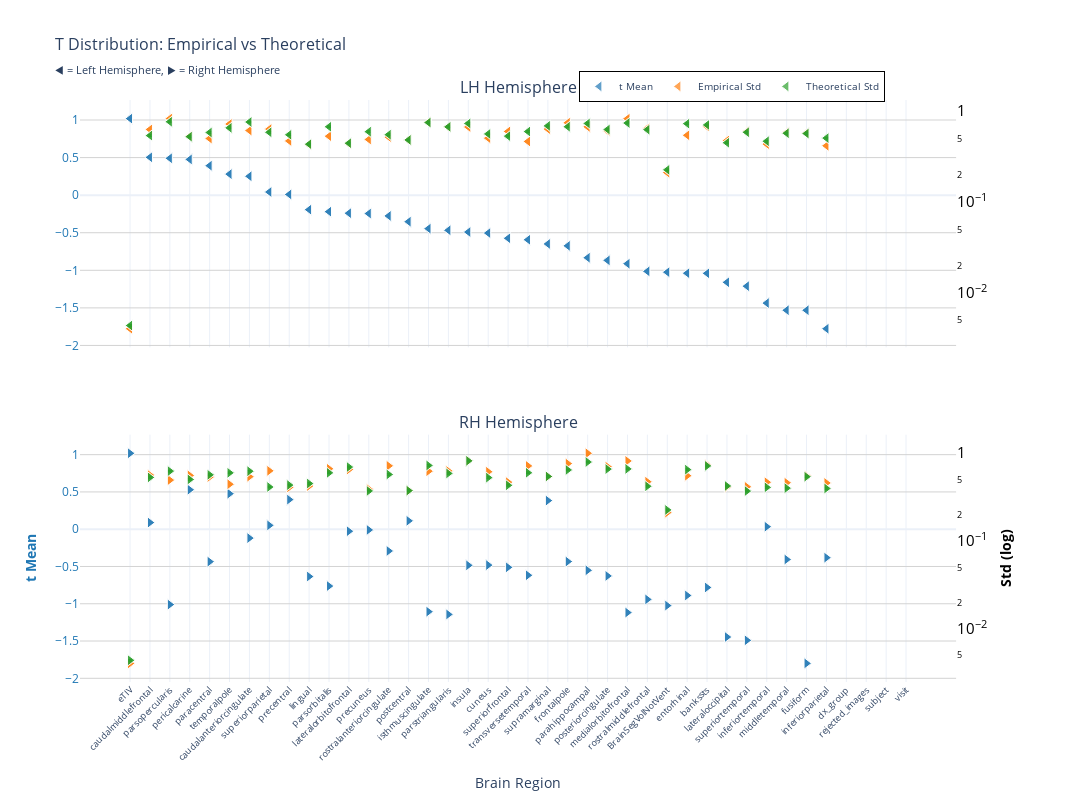
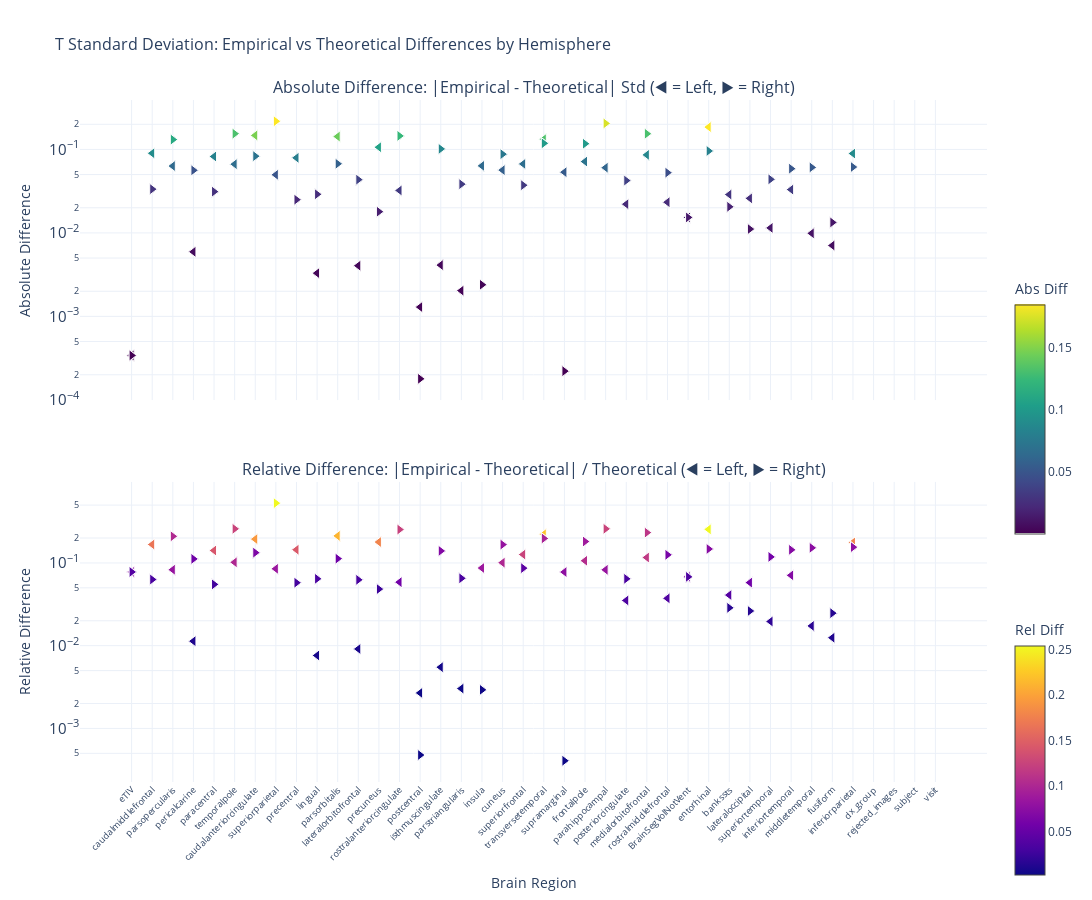

Notebook source saved alongside these figures, in order:
### Markdown cell above
### t-statistic

### Code cell
nu_nav = df_navr[(df_navr["study"] == "longitudinal") & (df_navr["group"] == "HC-PD")]
data_path = stats_dir / f"student_longitudinal_{METRIC}.parquet"
df, stats = get_test_stats(
    data_path, stat_functions_F, nu_nav, hemisphere=True, study="longitudinal"
)
show_figure(stats, hemisphere=True, stat_name="t", study="longitudinal", metric=METRIC)

### Figure 1 — Plotly figure (JSON) as saved in the notebook; plotly's stock layout.template omitted (floating-point values rounded to 4 significant figures)
{"data": [{"hovertemplate": "<b>%{x}</b><br>Mean t: %{y:.2f}<br><extra></extra>", "legendgroup": "mean", "marker": {"color": "#1f77b4", "line": {"color": "white", "width": 1}, "opacity": 0.7, "size": 10, "symbol": "triangle-left"}, "mode": "markers", "name": "t Mean", "showlegend": true, "type": "scatter", "x": ["eTIV", "eTIV", "caudalmiddlefrontal", "caudalmiddlefrontal", "parsopercularis", "parsopercularis", "pericalcarine", "pericalcarine", "paracentral", "paracentral", "temporalpole", "temporalpole", "caudalanteriorcingulate", "caudalanteriorcingulate", "superiorparietal", "superiorparietal", "precentral", "precentral", "lingual", "lingual", "parsorbitalis", "parsorbitalis", "lateralorbitofrontal", "lateralorbitofrontal", "precuneus", "precuneus", "rostralanteriorcingulate", "rostralanteriorcingulate", "postcentral", "postcentral", "isthmuscingulate", "isthmuscingulate", "parstriangularis", "parstriangularis", "insula", "insula", "cuneus", "cuneus", "superiorfrontal", "superiorfrontal", "transversetemporal", "transversetemporal", "supramarginal", "supramarginal", "frontalpole", "frontalpole", "parahippocampal", "parahippocampal", "posteriorcingulate", "posteriorcingulate", "medialorbitofrontal", "medialorbitofrontal", "rostralmiddlefrontal", "rostralmiddlefrontal", "BrainSegVolNotVent", "BrainSegVolNotVent", "entorhinal", "entorhinal", "bankssts", "bankssts", "lateraloccipital", "lateraloccipital", "superiortemporal", "superiortemporal", "inferiortemporal", "inferiortemporal", "middletemporal", "middletemporal", "fusiform", "fusiform", "inferiorparietal", "inferiorparietal", "dx_group", "rejected_images", "subject", "visit"], "xaxis": "x", "y": [1.019, 1.019, 0.5036, 0.5036, 0.4909, 0.4909, 0.4761, 0.4761, 0.3922, 0.3922, 0.2801, 0.2801, 0.2514, 0.2514, 0.04185, 0.04185, 0.009773, 0.009773, -0.1929, -0.1929, -0.2196, -0.2196, -0.2399, -0.2399, -0.2448, -0.2448, -0.2766, -0.2766, -0.3529, -0.3529, -0.4455, -0.4455, -0.4677, -0.4677, -0.4909, -0.4909, -0.5044, -0.5044, -0.5739, -0.5739, -0.5933, -0.5933, -0.6493, -0.6493, -0.6748, -0.6748, -0.8328, -0.8328, -0.8677, -0.8677, -0.9122, -0.9122, -1.014, -1.014, -1.025, -1.025, -1.039, -1.039, -1.04, -1.04, -1.16, -1.16, -1.211, -1.211, -1.436, -1.436, -1.531, -1.531, -1.531, -1.531, -1.777, -1.777, NaN, NaN, NaN, NaN], "yaxis": "y"}, {"hovertemplate": "<b>%{x}</b><br>Empirical Std: %{y:.3f}<br><extra></extra>", "legendgroup": "empirical", "marker": {"color": "#ff7f0e", "line": {"color": "white", "width": 1}, "opacity": 0.7, "size": 10, "symbol": "triangle-left"}, "mode": "markers", "name": "Empirical Std", "showlegend": true, "type": "scatter", "x": ["eTIV", "eTIV", "caudalmiddlefrontal", "caudalmiddlefrontal", "parsopercularis", "parsopercularis", "pericalcarine", "pericalcarine", "paracentral", "paracentral", "temporalpole", "temporalpole", "caudalanteriorcingulate", "caudalanteriorcingulate", "superiorparietal", "superiorparietal", "precentral", "precentral", "lingual", "lingual", "parsorbitalis", "parsorbitalis", "lateralorbitofrontal", "lateralorbitofrontal", "precuneus", "precuneus", "rostralanteriorcingulate", "rostralanteriorcingulate", "postcentral", "postcentral", "isthmuscingulate", "isthmuscingulate", "parstriangularis", "parstriangularis", "insula", "insula", "cuneus", "cuneus", "superiorfrontal", "superiorfrontal", "transversetemporal", "transversetemporal", "supramarginal", "supramarginal", "frontalpole", "frontalpole", "parahippocampal", "parahippocampal", "posteriorcingulate", "posteriorcingulate", "medialorbitofrontal", "medialorbitofrontal", "rostralmiddlefrontal", "rostralmiddlefrontal", "BrainSegVolNotVent", "BrainSegVolNotVent", "entorhinal", "entorhinal", "bankssts", "bankssts", "lateraloccipital", "lateraloccipital", "superiortemporal", "superiortemporal", "inferiortemporal", "inferiortemporal", "middletemporal", "middletemporal", "fusiform", "fusiform", "inferiorparietal", "inferiorparietal", "dx_group", "rejected_images", "subject", "visit"], "xaxis": "x", "y": [0.004039, 0.004039, 0.6281, 0.6281, 0.827, 0.827, 0.5294, 0.5294, 0.4995, 0.4995, 0.7209, 0.7209, 0.6117, 0.6117, 0.6346, 0.6346, 0.4697, 0.4697, 0.4296, 0.4296, 0.5298, 0.5298, 0.4397, 0.4397, 0.4877, 0.4877, 0.5183, 0.5183, 0.4805, 0.4805, 0.7534, 0.7534, 0.6692, 0.6692, 0.6688, 0.6688, 0.5046, 0.5046, 0.5977, 0.5977, 0.4636, 0.4636, 0.6345, 0.6345, 0.7448, 0.7448, 0.6711, 0.6711, 0.6052, 0.6052, 0.8257, 0.8257, 0.6482, 0.6482, 0.2106, 0.2106, 0.5424, 0.5424, 0.6758, 0.6758, 0.4746, 0.4746, 0.5968, 0.5968, 0.4335, 0.4335, 0.5811, 0.5811, 0.5735, 0.5735, 0.4156, 0.4156, NaN, NaN, NaN, NaN], "yaxis": "y2"}, {"error_y": {"array": [8.702e-05, 8.702e-05, 0.01069, 0.01069, 0.01518, 0.01518, 0.0104, 0.0104, 0.01156, 0.01156, 0.013, 0.013, 0.01508, 0.01508, 0.01162, 0.01162, 0.01091, 0.01091, 0.008602, 0.008602, 0.01336, 0.01336, 0.008816, 0.008816, 0.0118, 0.0118, 0.01094, 0.01094, 0.009572, 0.009572, 0.01489, 0.01489, 0.01334, 0.01334, 0.01455, 0.01455, 0.01115, 0.01115, 0.01054, 0.01054, 0.01184, 0.01184, 0.01367, 0.01367, 0.01338, 0.01338, 0.01454, 0.01454, 0.01246, 0.01246, 0.0147, 0.0147, 0.01242, 0.01242, 0.00449, 0.00449, 0.01446, 0.01446, 0.014, 0.014, 0.008915, 0.008915, 0.01163, 0.01163, 0.009269, 0.009269, 0.01135, 0.01135, 0.01125, 0.01125, 0.01003, 0.01003, NaN, NaN, NaN, NaN], "arrayminus": [8.529e-05, 8.529e-05, 0.01048, 0.01048, 0.01488, 0.01488, 0.0102, 0.0102, 0.01133, 0.01133, 0.01274, 0.01274, 0.01478, 0.01478, 0.01139, 0.01139, 0.01069, 0.01069, 0.008431, 0.008431, 0.0131, 0.0131, 0.008642, 0.008642, 0.01157, 0.01157, 0.01072, 0.01072, 0.009382, 0.009382, 0.01459, 0.01459, 0.01307, 0.01307, 0.01426, 0.01426, 0.01093, 0.01093, 0.01034, 0.01034, 0.0116, 0.0116, 0.0134, 0.0134, 0.01311, 0.01311, 0.01425, 0.01425, 0.01222, 0.01222, 0.01441, 0.01441, 0.01217, 0.01217, 0.0044, 0.0044, 0.01417, 0.01417, 0.01372, 0.01372, 0.008739, 0.008739, 0.0114, 0.0114, 0.009086, 0.009086, 0.01112, 0.01112, 0.01103, 0.01103, 0.009834, 0.009834, NaN, NaN, NaN, NaN], "color": "#2ca02c", "thickness": 1, "type": "data", "visible": true, "width": 2}, "hovertemplate": "<b>%{x}</b><br>Theoretical Std: %{y:.3f}<br><extra></extra>", "legendgroup": "theoretical", "marker": {"color": "#2ca02c", "line": {"color": "white", "width": 1}, "opacity": 0.7, "size": 10, "symbol": "triangle-left"}, "mode": "markers", "name": "Theoretical Std", "showlegend": true, "type": "scatter", "x": ["eTIV", "eTIV", "caudalmiddlefrontal", "caudalmiddlefrontal", "parsopercularis", "parsopercularis", "pericalcarine", "pericalcarine", "paracentral", "paracentral", "temporalpole", "temporalpole", "caudalanteriorcingulate", "caudalanteriorcingulate", "superiorparietal", "superiorparietal", "precentral", "precentral", "lingual", "lingual", "parsorbitalis", "parsorbitalis", "lateralorbitofrontal", "lateralorbitofrontal", "precuneus", "precuneus", "rostralanteriorcingulate", "rostralanteriorcingulate", "postcentral", "postcentral", "isthmuscingulate", "isthmuscingulate", "parstriangularis", "parstriangularis", "insula", "insula", "cuneus", "cuneus", "superiorfrontal", "superiorfrontal", "transversetemporal", "transversetemporal", "supramarginal", "supramarginal", "frontalpole", "frontalpole", "parahippocampal", "parahippocampal", "posteriorcingulate", "posteriorcingulate", "medialorbitofrontal", "medialorbitofrontal", "rostralmiddlefrontal", "rostralmiddlefrontal", "BrainSegVolNotVent", "BrainSegVolNotVent", "entorhinal", "entorhinal", "bankssts", "bankssts", "lateraloccipital", "lateraloccipital", "superiortemporal", "superiortemporal", "inferiortemporal", "inferiortemporal", "middletemporal", "middletemporal", "fusiform", "fusiform", "inferiorparietal", "inferiorparietal", "dx_group", "rejected_images", "subject", "visit"], "xaxis": "x", "y": [0.004379, 0.004379, 0.5382, 0.5382, 0.7638, 0.7638, 0.5235, 0.5235, 0.5818, 0.5818, 0.6543, 0.6543, 0.759, 0.759, 0.585, 0.585, 0.549, 0.549, 0.4329, 0.4329, 0.6725, 0.6725, 0.4437, 0.4437, 0.594, 0.594, 0.5506, 0.5506, 0.4818, 0.4818, 0.7493, 0.7493, 0.6712, 0.6712, 0.7323, 0.7323, 0.5611, 0.5611, 0.5307, 0.5307, 0.5959, 0.5959, 0.6879, 0.6879, 0.6732, 0.6732, 0.7315, 0.7315, 0.6273, 0.6273, 0.7397, 0.7397, 0.6249, 0.6249, 0.226, 0.226, 0.7276, 0.7276, 0.7046, 0.7046, 0.4487, 0.4487, 0.5853, 0.5853, 0.4665, 0.4665, 0.5712, 0.5712, 0.5664, 0.5664, 0.5049, 0.5049, NaN, NaN, NaN, NaN], "yaxis": "y2"}, {"hovertemplate": "<b>%{x}</b><br>Mean t: %{y:.2f}<br><extra></extra>", "legendgroup": "mean", "marker": {"color": "#1f77b4", "line": {"color": "white", "width": 1}, "opacity": 0.7, "size": 10, "symbol": "triangle-right"}, "mode": "markers", "name": "t Mean", "showlegend": false, "type": "scatter", "x": ["eTIV", "eTIV", "pericalcarine", "pericalcarine", "temporalpole", "temporalpole", "precentral", "precentral", "supramarginal", "supramarginal", "postcentral", "postcentral", "caudalmiddlefrontal", "caudalmiddlefrontal", "superiorparietal", "superiorparietal", "inferiortemporal", "inferiortemporal", "precuneus", "precuneus", "lateralorbitofrontal", "lateralorbitofrontal", "caudalanteriorcingulate", "caudalanteriorcingulate", "rostralanteriorcingulate", "rostralanteriorcingulate", "inferiorparietal", "inferiorparietal", "middletemporal", "middletemporal", "frontalpole", "frontalpole", "paracentral", "paracentral", "cuneus", "cuneus", "insula", "insula", "superiorfrontal", "superiorfrontal", "parahippocampal", "parahippocampal", "transversetemporal", "transversetemporal", "posteriorcingulate", "posteriorcingulate", "lingual", "lingual", "parsorbitalis", "parsorbitalis", "bankssts", "bankssts", "entorhinal", "entorhinal", "rostralmiddlefrontal", "rostralmiddlefrontal", "parsopercularis", "parsopercularis", "BrainSegVolNotVent", "BrainSegVolNotVent", "isthmuscingulate", "isthmuscingulate", "medialorbitofrontal", "medialorbitofrontal", "parstriangularis", "parstriangularis", "lateraloccipital", "lateraloccipital", "superiortemporal", "superiortemporal", "fusiform", "fusiform", "dx_group", "rejected_images", "subject", "visit"], "xaxis": "x2", "y": [1.019, 1.019, 0.5294, 0.5294, 0.4764, 0.4764, 0.3969, 0.3969, 0.3838, 0.3838, 0.1122, 0.1122, 0.08927, 0.08927, 0.05151, 0.05151, 0.03375, 0.03375, -0.009612, -0.009612, -0.02707, -0.02707, -0.1193, -0.1193, -0.2919, -0.2919, -0.3816, -0.3816, -0.4063, -0.4063, -0.434, -0.434, -0.4353, -0.4353, -0.4818, -0.4818, -0.4847, -0.4847, -0.5116, -0.5116, -0.5519, -0.5519, -0.6181, -0.6181, -0.6268, -0.6268, -0.6347, -0.6347, -0.7628, -0.7628, -0.7816, -0.7816, -0.8889, -0.8889, -0.9417, -0.9417, -1.011, -1.011, -1.025, -1.025, -1.106, -1.106, -1.118, -1.118, -1.143, -1.143, -1.446, -1.446, -1.491, -1.491, -1.8, -1.8, NaN, NaN, NaN, NaN], "yaxis": "y3"}, {"hovertemplate": "<b>%{x}</b><br>Empirical Std: %{y:.3f}<br><extra></extra>", "legendgroup": "empirical", "marker": {"color": "#ff7f0e", "line": {"color": "white", "width": 1}, "opacity": 0.7, "size": 10, "symbol": "triangle-right"}, "mode": "markers", "name": "Empirical Std", "showlegend": false, "type": "scatter", "x": ["eTIV", "eTIV", "pericalcarine", "pericalcarine", "temporalpole", "temporalpole", "precentral", "precentral", "supramarginal", "supramarginal", "postcentral", "postcentral", "caudalmiddlefrontal", "caudalmiddlefrontal", "superiorparietal", "superiorparietal", "inferiortemporal", "inferiortemporal", "precuneus", "precuneus", "lateralorbitofrontal", "lateralorbitofrontal", "caudalanteriorcingulate", "caudalanteriorcingulate", "rostralanteriorcingulate", "rostralanteriorcingulate", "inferiorparietal", "inferiorparietal", "middletemporal", "middletemporal", "frontalpole", "frontalpole", "paracentral", "paracentral", "cuneus", "cuneus", "insula", "insula", "superiorfrontal", "superiorfrontal", "parahippocampal", "parahippocampal", "transversetemporal", "transversetemporal", "posteriorcingulate", "posteriorcingulate", "lingual", "lingual", "parsorbitalis", "parsorbitalis", "bankssts", "bankssts", "entorhinal", "entorhinal", "rostralmiddlefrontal", "rostralmiddlefrontal", "parsopercularis", "parsopercularis", "BrainSegVolNotVent", "BrainSegVolNotVent", "isthmuscingulate", "isthmuscingulate", "medialorbitofrontal", "medialorbitofrontal", "parstriangularis", "parstriangularis", "lateraloccipital", "lateraloccipital", "superiortemporal", "superiortemporal", "fusiform", "fusiform", "dx_group", "rejected_images", "subject", "visit"], "xaxis": "x2", "y": [0.004039, 0.004039, 0.5589, 0.5589, 0.4431, 0.4431, 0.4084, 0.4084, 0.5434, 0.5434, 0.3749, 0.3749, 0.5634, 0.5634, 0.6296, 0.6296, 0.4671, 0.4671, 0.3898, 0.3898, 0.6519, 0.6519, 0.5408, 0.5408, 0.7181, 0.7181, 0.4582, 0.4582, 0.461, 0.461, 0.7617, 0.7617, 0.5358, 0.5358, 0.6147, 0.6147, 0.8206, 0.8206, 0.4682, 0.4682, 0.9985, 0.9985, 0.7167, 0.7167, 0.7018, 0.7018, 0.4226, 0.4226, 0.6648, 0.6648, 0.7375, 0.7375, 0.5541, 0.5541, 0.4732, 0.4732, 0.4941, 0.4941, 0.2106, 0.2106, 0.6242, 0.6242, 0.8164, 0.8164, 0.6269, 0.6269, 0.4123, 0.4123, 0.4142, 0.4142, 0.5534, 0.5534, NaN, NaN, NaN, NaN], "yaxis": "y4"}, {"error_y": {"array": [8.702e-05, 8.702e-05, 0.009988, 0.009988, 0.01187, 0.01187, 0.008611, 0.008611, 0.0108, 0.0108, 0.007446, 0.007446, 0.01053, 0.01053, 0.00819, 0.00819, 0.008114, 0.008114, 0.007387, 0.007387, 0.01382, 0.01382, 0.0124, 0.0124, 0.01138, 0.01138, 0.007881, 0.007881, 0.00795, 0.00795, 0.01281, 0.01281, 0.01127, 0.01127, 0.01047, 0.01047, 0.01626, 0.01626, 0.008562, 0.008562, 0.01577, 0.01577, 0.01189, 0.01189, 0.0131, 0.0131, 0.008974, 0.008974, 0.01187, 0.01187, 0.01425, 0.01425, 0.01291, 0.01291, 0.008356, 0.008356, 0.01242, 0.01242, 0.00449, 0.00449, 0.01442, 0.01442, 0.01316, 0.01316, 0.01169, 0.01169, 0.008412, 0.008412, 0.00736, 0.00736, 0.01073, 0.01073, NaN, NaN, NaN, NaN], "arrayminus": [8.529e-05, 8.529e-05, 0.00979, 0.00979, 0.01164, 0.01164, 0.00844, 0.00844, 0.01059, 0.01059, 0.007298, 0.007298, 0.01032, 0.01032, 0.008027, 0.008027, 0.007953, 0.007953, 0.007241, 0.007241, 0.01354, 0.01354, 0.01215, 0.01215, 0.01116, 0.01116, 0.007725, 0.007725, 0.007793, 0.007793, 0.01256, 0.01256, 0.01104, 0.01104, 0.01026, 0.01026, 0.01593, 0.01593, 0.008392, 0.008392, 0.01545, 0.01545, 0.01165, 0.01165, 0.01284, 0.01284, 0.008796, 0.008796, 0.01164, 0.01164, 0.01396, 0.01396, 0.01266, 0.01266, 0.00819, 0.00819, 0.01218, 0.01218, 0.0044, 0.0044, 0.01413, 0.01413, 0.0129, 0.0129, 0.01146, 0.01146, 0.008245, 0.008245, 0.007214, 0.007214, 0.01052, 0.01052, NaN, NaN, NaN, NaN], "color": "#2ca02c", "thickness": 1, "type": "data", "visible": true, "width": 2}, "hovertemplate": "<b>%{x}</b><br>Theoretical Std: %{y:.3f}<br><extra></extra>", "legendgroup": "theoretical", "marker": {"color": "#2ca02c", "line": {"color": "white", "width": 1}, "opacity": 0.7, "size": 10, "symbol": "triangle-right"}, "mode": "markers", "name": "Theoretical Std", "showlegend": false, "type": "scatter", "x": ["eTIV", "eTIV", "pericalcarine", "pericalcarine", "temporalpole", "temporalpole", "precentral", "precentral", "supramarginal", "supramarginal", "postcentral", "postcentral", "caudalmiddlefrontal", "caudalmiddlefrontal", "superiorparietal", "superiorparietal", "inferiortemporal", "inferiortemporal", "precuneus", "precuneus", "lateralorbitofrontal", "lateralorbitofrontal", "caudalanteriorcingulate", "caudalanteriorcingulate", "rostralanteriorcingulate", "rostralanteriorcingulate", "inferiorparietal", "inferiorparietal", "middletemporal", "middletemporal", "frontalpole", "frontalpole", "paracentral", "paracentral", "cuneus", "cuneus", "insula", "insula", "superiorfrontal", "superiorfrontal", "parahippocampal", "parahippocampal", "transversetemporal", "transversetemporal", "posteriorcingulate", "posteriorcingulate", "lingual", "lingual", "parsorbitalis", "parsorbitalis", "bankssts", "bankssts", "entorhinal", "entorhinal", "rostralmiddlefrontal", "rostralmiddlefrontal", "parsopercularis", "parsopercularis", "BrainSegVolNotVent", "BrainSegVolNotVent", "isthmuscingulate", "isthmuscingulate", "medialorbitofrontal", "medialorbitofrontal", "parstriangularis", "parstriangularis", "lateraloccipital", "lateraloccipital", "superiortemporal", "superiortemporal", "fusiform", "fusiform", "dx_group", "rejected_images", "subject", "visit"], "xaxis": "x2", "y": [0.004379, 0.004379, 0.5027, 0.5027, 0.5975, 0.5975, 0.4334, 0.4334, 0.5436, 0.5436, 0.3747, 0.3747, 0.5299, 0.5299, 0.4122, 0.4122, 0.4084, 0.4084, 0.3718, 0.3718, 0.6953, 0.6953, 0.6238, 0.6238, 0.5729, 0.5729, 0.3967, 0.3967, 0.4001, 0.4001, 0.6447, 0.6447, 0.567, 0.567, 0.5269, 0.5269, 0.8182, 0.8182, 0.4309, 0.4309, 0.7935, 0.7935, 0.5984, 0.5984, 0.6595, 0.6595, 0.4517, 0.4517, 0.5975, 0.5975, 0.7169, 0.7169, 0.6499, 0.6499, 0.4205, 0.4205, 0.6252, 0.6252, 0.226, 0.226, 0.7256, 0.7256, 0.6623, 0.6623, 0.5885, 0.5885, 0.4234, 0.4234, 0.3704, 0.3704, 0.5401, 0.5401, NaN, NaN, NaN, NaN], "yaxis": "y4"}], "layout": {"annotations": [{"font": {"size": 16}, "showarrow": false, "text": "LH Hemisphere", "x": 0.47, "xanchor": "center", "xref": "paper", "y": 1, "yanchor": "bottom", "yref": "paper"}, {"font": {"size": 16}, "showarrow": false, "text": "RH Hemisphere", "x": 0.47, "xanchor": "center", "xref": "paper", "y": 0.425, "yanchor": "bottom", "yref": "paper"}], "height": 800, "hovermode": "x", "legend": {"bgcolor": "rgba(255, 255, 255, 0.9)", "bordercolor": "black", "borderwidth": 1, "font": {"size": 10}, "orientation": "h", "x": 0.7, "xanchor": "center", "y": 1.05}, "title": {"font": {"size": 16}, "text": "T Distribution: Empirical vs Theoretical<br><sub>◀ = Left Hemisphere, ▶ = Right Hemisphere</sub>"}, "width": 1400, "xaxis": {"anchor": "y", "domain": [0, 0.94], "matches": "x2", "showticklabels": false}, "xaxis2": {"anchor": "y3", "domain": [0, 0.94], "tickangle": -45, "tickfont": {"size": 9}, "title": {"text": "Brain Region"}}, "yaxis": {"anchor": "x", "domain": [0.575, 1], "gridcolor": "lightgray", "showgrid": true, "tickfont": {"color": "#1f77b4"}, "title": {"font": {"color": "#1f77b4"}, "text": ""}}, "yaxis2": {"anchor": "x", "exponentformat": "power", "overlaying": "y", "showgrid": false, "side": "right", "tickfont": {"color": "black"}, "title": {"font": {"color": "black"}, "text": ""}, "type": "log"}, "yaxis3": {"anchor": "x2", "domain": [0, 0.425], "gridcolor": "lightgray", "showgrid": true, "tickfont": {"color": "#1f77b4"}, "title": {"font": {"color": "#1f77b4"}, "text": "<b>t Mean</b>"}}, "yaxis4": {"anchor": "x2", "exponentformat": "power", "overlaying": "y3", "showgrid": false, "side": "right", "tickfont": {"color": "black"}, "title": {"font": {"color": "black"}, "text": "<b>Std (log)</b>"}, "type": "log"}}}

### Figure 2 — Plotly figure (JSON) as saved in the notebook; plotly's stock layout.template omitted (floating-point values rounded to 4 significant figures)
{"data": [{"hovertemplate": "<b>%{x}</b><br>Hemisphere: %{text}<br>Abs Diff: %{y:.4f}<br><extra></extra>", "legendgroup": "abs_lh", "marker": {"color": [0.0003408, 0.0003408, 0.08995, 0.08995, 0.06324, 0.06324, 0.005937, 0.005937, 0.08225, 0.08225, 0.06659, 0.06659, 0.1472, 0.1472, 0.04968, 0.04968, 0.07931, 0.07931, 0.003296, 0.003296, 0.1427, 0.1427, 0.004048, 0.004048, 0.1062, 0.1062, 0.03225, 0.03225, 0.001293, 0.001293, 0.004116, 0.004116, 0.002034, 0.002034, 0.06355, 0.06355, 0.05652, 0.05652, 0.06703, 0.06703, 0.1323, 0.1323, 0.05338, 0.05338, 0.07155, 0.07155, 0.06042, 0.06042, 0.02209, 0.02209, 0.08599, 0.08599, 0.02332, 0.02332, 0.01534, 0.01534, 0.1852, 0.1852, 0.02881, 0.02881, 0.02594, 0.02594, 0.01148, 0.01148, 0.03304, 0.03304, 0.009892, 0.009892, 0.007068, 0.007068, 0.08932, 0.08932, NaN, NaN, NaN, NaN], "colorbar": {"len": 0.4, "title": {"text": "Abs Diff"}, "y": 0.75, "yanchor": "top"}, "colorscale": [[0, "#440154"], [0.1111, "#482878"], [0.2222, "#3e4989"], [0.3333, "#31688e"], [0.4444, "#26828e"], [0.5556, "#1f9e89"], [0.6667, "#35b779"], [0.7778, "#6ece58"], [0.8889, "#b5de2b"], [1, "#fde725"]], "line": {"color": "white", "width": 1}, "showscale": true, "size": 10, "symbol": "triangle-left"}, "mode": "markers", "name": "Absolute (lh)", "showlegend": false, "text": ["lh", "lh", "lh", "lh", "lh", "lh", "lh", "lh", "lh", "lh", "lh", "lh", "lh", "lh", "lh", "lh", "lh", "lh", "lh", "lh", "lh", "lh", "lh", "lh", "lh", "lh", "lh", "lh", "lh", "lh", "lh", "lh", "lh", "lh", "lh", "lh", "lh", "lh", "lh", "lh", "lh", "lh", "lh", "lh", "lh", "lh", "lh", "lh", "lh", "lh", "lh", "lh", "lh", "lh", "lh", "lh", "lh", "lh", "lh", "lh", "lh", "lh", "lh", "lh", "lh", "lh", "lh", "lh", "lh", "lh", "lh", "lh", "lh", "lh", "lh", "lh"], "type": "scatter", "x": ["eTIV", "eTIV", "caudalmiddlefrontal", "caudalmiddlefrontal", "parsopercularis", "parsopercularis", "pericalcarine", "pericalcarine", "paracentral", "paracentral", "temporalpole", "temporalpole", "caudalanteriorcingulate", "caudalanteriorcingulate", "superiorparietal", "superiorparietal", "precentral", "precentral", "lingual", "lingual", "parsorbitalis", "parsorbitalis", "lateralorbitofrontal", "lateralorbitofrontal", "precuneus", "precuneus", "rostralanteriorcingulate", "rostralanteriorcingulate", "postcentral", "postcentral", "isthmuscingulate", "isthmuscingulate", "parstriangularis", "parstriangularis", "insula", "insula", "cuneus", "cuneus", "superiorfrontal", "superiorfrontal", "transversetemporal", "transversetemporal", "supramarginal", "supramarginal", "frontalpole", "frontalpole", "parahippocampal", "parahippocampal", "posteriorcingulate", "posteriorcingulate", "medialorbitofrontal", "medialorbitofrontal", "rostralmiddlefrontal", "rostralmiddlefrontal", "BrainSegVolNotVent", "BrainSegVolNotVent", "entorhinal", "entorhinal", "bankssts", "bankssts", "lateraloccipital", "lateraloccipital", "superiortemporal", "superiortemporal", "inferiortemporal", "inferiortemporal", "middletemporal", "middletemporal", "fusiform", "fusiform", "inferiorparietal", "inferiorparietal", "dx_group", "rejected_images", "subject", "visit"], "xaxis": "x", "y": [0.0003408, 0.0003408, 0.08995, 0.08995, 0.06324, 0.06324, 0.005937, 0.005937, 0.08225, 0.08225, 0.06659, 0.06659, 0.1472, 0.1472, 0.04968, 0.04968, 0.07931, 0.07931, 0.003296, 0.003296, 0.1427, 0.1427, 0.004048, 0.004048, 0.1062, 0.1062, 0.03225, 0.03225, 0.001293, 0.001293, 0.004116, 0.004116, 0.002034, 0.002034, 0.06355, 0.06355, 0.05652, 0.05652, 0.06703, 0.06703, 0.1323, 0.1323, 0.05338, 0.05338, 0.07155, 0.07155, 0.06042, 0.06042, 0.02209, 0.02209, 0.08599, 0.08599, 0.02332, 0.02332, 0.01534, 0.01534, 0.1852, 0.1852, 0.02881, 0.02881, 0.02594, 0.02594, 0.01148, 0.01148, 0.03304, 0.03304, 0.009892, 0.009892, 0.007068, 0.007068, 0.08932, 0.08932, NaN, NaN, NaN, NaN], "yaxis": "y"}, {"hovertemplate": "<b>%{x}</b><br>Hemisphere: %{text}<br>Rel Diff: %{y:.2%}<br><extra></extra>", "legendgroup": "rel_lh", "marker": {"color": [0.07782, 0.07782, 0.1671, 0.1671, 0.08279, 0.08279, 0.01134, 0.01134, 0.1414, 0.1414, 0.1018, 0.1018, 0.194, 0.194, 0.08492, 0.08492, 0.1445, 0.1445, 0.007614, 0.007614, 0.2121, 0.2121, 0.009122, 0.009122, 0.1788, 0.1788, 0.05858, 0.05858, 0.002684, 0.002684, 0.005494, 0.005494, 0.003031, 0.003031, 0.08678, 0.08678, 0.1007, 0.1007, 0.1263, 0.1263, 0.222, 0.222, 0.0776, 0.0776, 0.1063, 0.1063, 0.08259, 0.08259, 0.03522, 0.03522, 0.1163, 0.1163, 0.03732, 0.03732, 0.06787, 0.06787, 0.2545, 0.2545, 0.04089, 0.04089, 0.05782, 0.05782, 0.01962, 0.01962, 0.07081, 0.07081, 0.01732, 0.01732, 0.01248, 0.01248, 0.1769, 0.1769, NaN, NaN, NaN, NaN], "colorbar": {"len": 0.4, "title": {"text": "Rel Diff"}, "y": 0.25, "yanchor": "top"}, "colorscale": [[0, "#0d0887"], [0.1111, "#46039f"], [0.2222, "#7201a8"], [0.3333, "#9c179e"], [0.4444, "#bd3786"], [0.5556, "#d8576b"], [0.6667, "#ed7953"], [0.7778, "#fb9f3a"], [0.8889, "#fdca26"], [1, "#f0f921"]], "line": {"color": "white", "width": 1}, "showscale": true, "size": 10, "symbol": "triangle-left"}, "mode": "markers", "name": "Relative (lh)", "showlegend": false, "text": ["lh", "lh", "lh", "lh", "lh", "lh", "lh", "lh", "lh", "lh", "lh", "lh", "lh", "lh", "lh", "lh", "lh", "lh", "lh", "lh", "lh", "lh", "lh", "lh", "lh", "lh", "lh", "lh", "lh", "lh", "lh", "lh", "lh", "lh", "lh", "lh", "lh", "lh", "lh", "lh", "lh", "lh", "lh", "lh", "lh", "lh", "lh", "lh", "lh", "lh", "lh", "lh", "lh", "lh", "lh", "lh", "lh", "lh", "lh", "lh", "lh", "lh", "lh", "lh", "lh", "lh", "lh", "lh", "lh", "lh", "lh", "lh", "lh", "lh", "lh", "lh"], "type": "scatter", "x": ["eTIV", "eTIV", "caudalmiddlefrontal", "caudalmiddlefrontal", "parsopercularis", "parsopercularis", "pericalcarine", "pericalcarine", "paracentral", "paracentral", "temporalpole", "temporalpole", "caudalanteriorcingulate", "caudalanteriorcingulate", "superiorparietal", "superiorparietal", "precentral", "precentral", "lingual", "lingual", "parsorbitalis", "parsorbitalis", "lateralorbitofrontal", "lateralorbitofrontal", "precuneus", "precuneus", "rostralanteriorcingulate", "rostralanteriorcingulate", "postcentral", "postcentral", "isthmuscingulate", "isthmuscingulate", "parstriangularis", "parstriangularis", "insula", "insula", "cuneus", "cuneus", "superiorfrontal", "superiorfrontal", "transversetemporal", "transversetemporal", "supramarginal", "supramarginal", "frontalpole", "frontalpole", "parahippocampal", "parahippocampal", "posteriorcingulate", "posteriorcingulate", "medialorbitofrontal", "medialorbitofrontal", "rostralmiddlefrontal", "rostralmiddlefrontal", "BrainSegVolNotVent", "BrainSegVolNotVent", "entorhinal", "entorhinal", "bankssts", "bankssts", "lateraloccipital", "lateraloccipital", "superiortemporal", "superiortemporal", "inferiortemporal", "inferiortemporal", "middletemporal", "middletemporal", "fusiform", "fusiform", "inferiorparietal", "inferiorparietal", "dx_group", "rejected_images", "subject", "visit"], "xaxis": "x2", "y": [0.07782, 0.07782, 0.1671, 0.1671, 0.08279, 0.08279, 0.01134, 0.01134, 0.1414, 0.1414, 0.1018, 0.1018, 0.194, 0.194, 0.08492, 0.08492, 0.1445, 0.1445, 0.007614, 0.007614, 0.2121, 0.2121, 0.009122, 0.009122, 0.1788, 0.1788, 0.05858, 0.05858, 0.002684, 0.002684, 0.005494, 0.005494, 0.003031, 0.003031, 0.08678, 0.08678, 0.1007, 0.1007, 0.1263, 0.1263, 0.222, 0.222, 0.0776, 0.0776, 0.1063, 0.1063, 0.08259, 0.08259, 0.03522, 0.03522, 0.1163, 0.1163, 0.03732, 0.03732, 0.06787, 0.06787, 0.2545, 0.2545, 0.04089, 0.04089, 0.05782, 0.05782, 0.01962, 0.01962, 0.07081, 0.07081, 0.01732, 0.01732, 0.01248, 0.01248, 0.1769, 0.1769, NaN, NaN, NaN, NaN], "yaxis": "y2"}, {"hovertemplate": "<b>%{x}</b><br>Hemisphere: %{text}<br>Abs Diff: %{y:.4f}<br><extra></extra>", "legendgroup": "abs_rh", "marker": {"color": [0.0003408, 0.0003408, 0.05622, 0.05622, 0.1544, 0.1544, 0.02501, 0.02501, 0.0002211, 0.0002211, 0.0001788, 0.0001788, 0.03343, 0.03343, 0.2175, 0.2175, 0.05879, 0.05879, 0.01796, 0.01796, 0.04345, 0.04345, 0.08304, 0.08304, 0.1451, 0.1451, 0.06153, 0.06153, 0.06089, 0.06089, 0.117, 0.117, 0.03121, 0.03121, 0.08778, 0.08778, 0.002394, 0.002394, 0.03728, 0.03728, 0.2049, 0.2049, 0.1183, 0.1183, 0.04238, 0.04238, 0.02903, 0.02903, 0.06732, 0.06732, 0.02055, 0.02055, 0.09581, 0.09581, 0.05268, 0.05268, 0.1311, 0.1311, 0.01534, 0.01534, 0.1014, 0.1014, 0.1541, 0.1541, 0.03838, 0.03838, 0.01112, 0.01112, 0.04381, 0.04381, 0.01335, 0.01335, NaN, NaN, NaN, NaN], "colorbar": {"len": 0.4, "title": {"text": "Abs Diff"}, "y": 0.75, "yanchor": "top"}, "colorscale": [[0, "#440154"], [0.1111, "#482878"], [0.2222, "#3e4989"], [0.3333, "#31688e"], [0.4444, "#26828e"], [0.5556, "#1f9e89"], [0.6667, "#35b779"], [0.7778, "#6ece58"], [0.8889, "#b5de2b"], [1, "#fde725"]], "line": {"color": "white", "width": 1}, "showscale": false, "size": 10, "symbol": "triangle-right"}, "mode": "markers", "name": "Absolute (rh)", "showlegend": false, "text": ["rh", "rh", "rh", "rh", "rh", "rh", "rh", "rh", "rh", "rh", "rh", "rh", "rh", "rh", "rh", "rh", "rh", "rh", "rh", "rh", "rh", "rh", "rh", "rh", "rh", "rh", "rh", "rh", "rh", "rh", "rh", "rh", "rh", "rh", "rh", "rh", "rh", "rh", "rh", "rh", "rh", "rh", "rh", "rh", "rh", "rh", "rh", "rh", "rh", "rh", "rh", "rh", "rh", "rh", "rh", "rh", "rh", "rh", "rh", "rh", "rh", "rh", "rh", "rh", "rh", "rh", "rh", "rh", "rh", "rh", "rh", "rh", "rh", "rh", "rh", "rh"], "type": "scatter", "x": ["eTIV", "eTIV", "pericalcarine", "pericalcarine", "temporalpole", "temporalpole", "precentral", "precentral", "supramarginal", "supramarginal", "postcentral", "postcentral", "caudalmiddlefrontal", "caudalmiddlefrontal", "superiorparietal", "superiorparietal", "inferiortemporal", "inferiortemporal", "precuneus", "precuneus", "lateralorbitofrontal", "lateralorbitofrontal", "caudalanteriorcingulate", "caudalanteriorcingulate", "rostralanteriorcingulate", "rostralanteriorcingulate", "inferiorparietal", "inferiorparietal", "middletemporal", "middletemporal", "frontalpole", "frontalpole", "paracentral", "paracentral", "cuneus", "cuneus", "insula", "insula", "superiorfrontal", "superiorfrontal", "parahippocampal", "parahippocampal", "transversetemporal", "transversetemporal", "posteriorcingulate", "posteriorcingulate", "lingual", "lingual", "parsorbitalis", "parsorbitalis", "bankssts", "bankssts", "entorhinal", "entorhinal", "rostralmiddlefrontal", "rostralmiddlefrontal", "parsopercularis", "parsopercularis", "BrainSegVolNotVent", "BrainSegVolNotVent", "isthmuscingulate", "isthmuscingulate", "medialorbitofrontal", "medialorbitofrontal", "parstriangularis", "parstriangularis", "lateraloccipital", "lateraloccipital", "superiortemporal", "superiortemporal", "fusiform", "fusiform", "dx_group", "rejected_images", "subject", "visit"], "xaxis": "x", "y": [0.0003408, 0.0003408, 0.05622, 0.05622, 0.1544, 0.1544, 0.02501, 0.02501, 0.0002211, 0.0002211, 0.0001788, 0.0001788, 0.03343, 0.03343, 0.2175, 0.2175, 0.05879, 0.05879, 0.01796, 0.01796, 0.04345, 0.04345, 0.08304, 0.08304, 0.1451, 0.1451, 0.06153, 0.06153, 0.06089, 0.06089, 0.117, 0.117, 0.03121, 0.03121, 0.08778, 0.08778, 0.002394, 0.002394, 0.03728, 0.03728, 0.2049, 0.2049, 0.1183, 0.1183, 0.04238, 0.04238, 0.02903, 0.02903, 0.06732, 0.06732, 0.02055, 0.02055, 0.09581, 0.09581, 0.05268, 0.05268, 0.1311, 0.1311, 0.01534, 0.01534, 0.1014, 0.1014, 0.1541, 0.1541, 0.03838, 0.03838, 0.01112, 0.01112, 0.04381, 0.04381, 0.01335, 0.01335, NaN, NaN, NaN, NaN], "yaxis": "y"}, {"hovertemplate": "<b>%{x}</b><br>Hemisphere: %{text}<br>Rel Diff: %{y:.2%}<br><extra></extra>", "legendgroup": "rel_rh", "marker": {"color": [0.07782, 0.07782, 0.1118, 0.1118, 0.2584, 0.2584, 0.0577, 0.0577, 0.0004067, 0.0004067, 0.0004771, 0.0004771, 0.06308, 0.06308, 0.5276, 0.5276, 0.144, 0.144, 0.04829, 0.04829, 0.06249, 0.06249, 0.1331, 0.1331, 0.2533, 0.2533, 0.1551, 0.1551, 0.1522, 0.1522, 0.1816, 0.1816, 0.05504, 0.05504, 0.1666, 0.1666, 0.002926, 0.002926, 0.08651, 0.08651, 0.2582, 0.2582, 0.1977, 0.1977, 0.06426, 0.06426, 0.06428, 0.06428, 0.1127, 0.1127, 0.02866, 0.02866, 0.1474, 0.1474, 0.1253, 0.1253, 0.2097, 0.2097, 0.06787, 0.06787, 0.1398, 0.1398, 0.2326, 0.2326, 0.06521, 0.06521, 0.02626, 0.02626, 0.1183, 0.1183, 0.02472, 0.02472, NaN, NaN, NaN, NaN], "colorbar": {"len": 0.4, "title": {"text": "Rel Diff"}, "y": 0.25, "yanchor": "top"}, "colorscale": [[0, "#0d0887"], [0.1111, "#46039f"], [0.2222, "#7201a8"], [0.3333, "#9c179e"], [0.4444, "#bd3786"], [0.5556, "#d8576b"], [0.6667, "#ed7953"], [0.7778, "#fb9f3a"], [0.8889, "#fdca26"], [1, "#f0f921"]], "line": {"color": "white", "width": 1}, "showscale": false, "size": 10, "symbol": "triangle-right"}, "mode": "markers", "name": "Relative (rh)", "showlegend": false, "text": ["rh", "rh", "rh", "rh", "rh", "rh", "rh", "rh", "rh", "rh", "rh", "rh", "rh", "rh", "rh", "rh", "rh", "rh", "rh", "rh", "rh", "rh", "rh", "rh", "rh", "rh", "rh", "rh", "rh", "rh", "rh", "rh", "rh", "rh", "rh", "rh", "rh", "rh", "rh", "rh", "rh", "rh", "rh", "rh", "rh", "rh", "rh", "rh", "rh", "rh", "rh", "rh", "rh", "rh", "rh", "rh", "rh", "rh", "rh", "rh", "rh", "rh", "rh", "rh", "rh", "rh", "rh", "rh", "rh", "rh", "rh", "rh", "rh", "rh", "rh", "rh"], "type": "scatter", "x": ["eTIV", "eTIV", "pericalcarine", "pericalcarine", "temporalpole", "temporalpole", "precentral", "precentral", "supramarginal", "supramarginal", "postcentral", "postcentral", "caudalmiddlefrontal", "caudalmiddlefrontal", "superiorparietal", "superiorparietal", "inferiortemporal", "inferiortemporal", "precuneus", "precuneus", "lateralorbitofrontal", "lateralorbitofrontal", "caudalanteriorcingulate", "caudalanteriorcingulate", "rostralanteriorcingulate", "rostralanteriorcingulate", "inferiorparietal", "inferiorparietal", "middletemporal", "middletemporal", "frontalpole", "frontalpole", "paracentral", "paracentral", "cuneus", "cuneus", "insula", "insula", "superiorfrontal", "superiorfrontal", "parahippocampal", "parahippocampal", "transversetemporal", "transversetemporal", "posteriorcingulate", "posteriorcingulate", "lingual", "lingual", "parsorbitalis", "parsorbitalis", "bankssts", "bankssts", "entorhinal", "entorhinal", "rostralmiddlefrontal", "rostralmiddlefrontal", "parsopercularis", "parsopercularis", "BrainSegVolNotVent", "BrainSegVolNotVent", "isthmuscingulate", "isthmuscingulate", "medialorbitofrontal", "medialorbitofrontal", "parstriangularis", "parstriangularis", "lateraloccipital", "lateraloccipital", "superiortemporal", "superiortemporal", "fusiform", "fusiform", "dx_group", "rejected_images", "subject", "visit"], "xaxis": "x2", "y": [0.07782, 0.07782, 0.1118, 0.1118, 0.2584, 0.2584, 0.0577, 0.0577, 0.0004067, 0.0004067, 0.0004771, 0.0004771, 0.06308, 0.06308, 0.5276, 0.5276, 0.144, 0.144, 0.04829, 0.04829, 0.06249, 0.06249, 0.1331, 0.1331, 0.2533, 0.2533, 0.1551, 0.1551, 0.1522, 0.1522, 0.1816, 0.1816, 0.05504, 0.05504, 0.1666, 0.1666, 0.002926, 0.002926, 0.08651, 0.08651, 0.2582, 0.2582, 0.1977, 0.1977, 0.06426, 0.06426, 0.06428, 0.06428, 0.1127, 0.1127, 0.02866, 0.02866, 0.1474, 0.1474, 0.1253, 0.1253, 0.2097, 0.2097, 0.06787, 0.06787, 0.1398, 0.1398, 0.2326, 0.2326, 0.06521, 0.06521, 0.02626, 0.02626, 0.1183, 0.1183, 0.02472, 0.02472, NaN, NaN, NaN, NaN], "yaxis": "y2"}], "layout": {"annotations": [{"font": {"size": 16}, "showarrow": false, "text": "Absolute Difference: |Empirical - Theoretical| Std (◀ = Left, ▶ = Right)", "x": 0.5, "xanchor": "center", "xref": "paper", "y": 1, "yanchor": "bottom", "yref": "paper"}, {"font": {"size": 16}, "showarrow": false, "text": "Relative Difference: |Empirical - Theoretical| / Theoretical (◀ = Left, ▶ = Right)", "x": 0.5, "xanchor": "center", "xref": "paper", "y": 0.44, "yanchor": "bottom", "yref": "paper"}], "height": 900, "hovermode": "x unified", "showlegend": false, "title": {"font": {"size": 16}, "text": "T Standard Deviation: Empirical vs Theoretical Differences by Hemisphere"}, "width": 1400, "xaxis": {"anchor": "y", "domain": [0, 1], "showticklabels": false}, "xaxis2": {"anchor": "y2", "domain": [0, 1], "tickangle": -45, "tickfont": {"size": 9}, "title": {"text": "Brain Region"}}, "yaxis": {"anchor": "x", "domain": [0.56, 1], "exponentformat": "power", "title": {"text": "Absolute Difference"}, "type": "log"}, "yaxis2": {"anchor": "x2", "domain": [0, 0.44], "exponentformat": "power", "title": {"text": "Relative Difference"}, "type": "log"}}}
